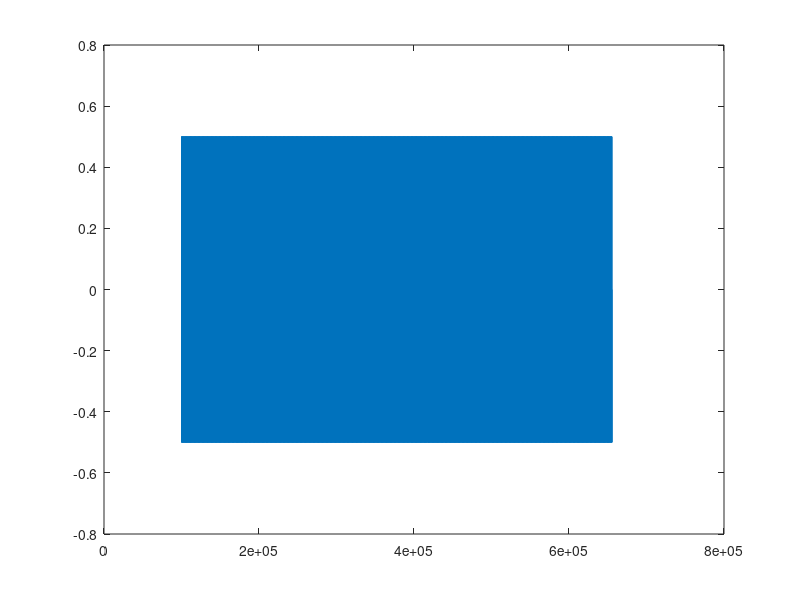
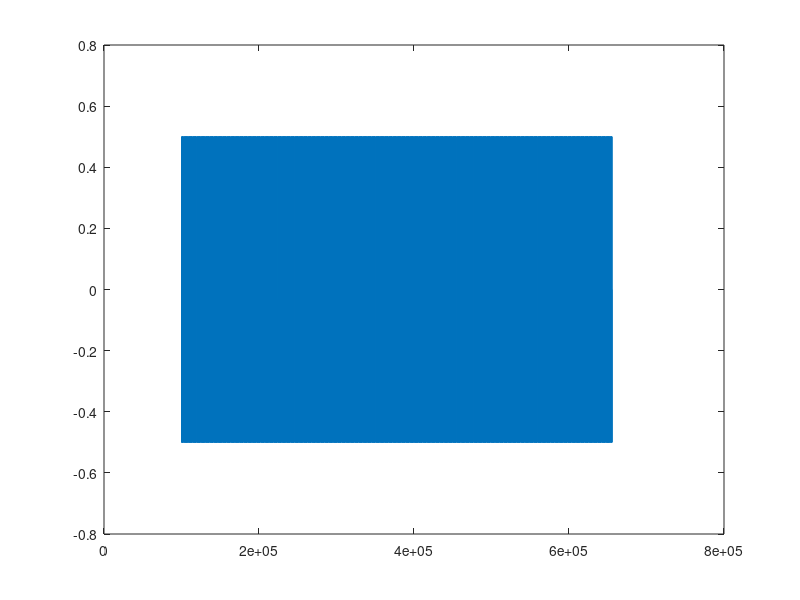
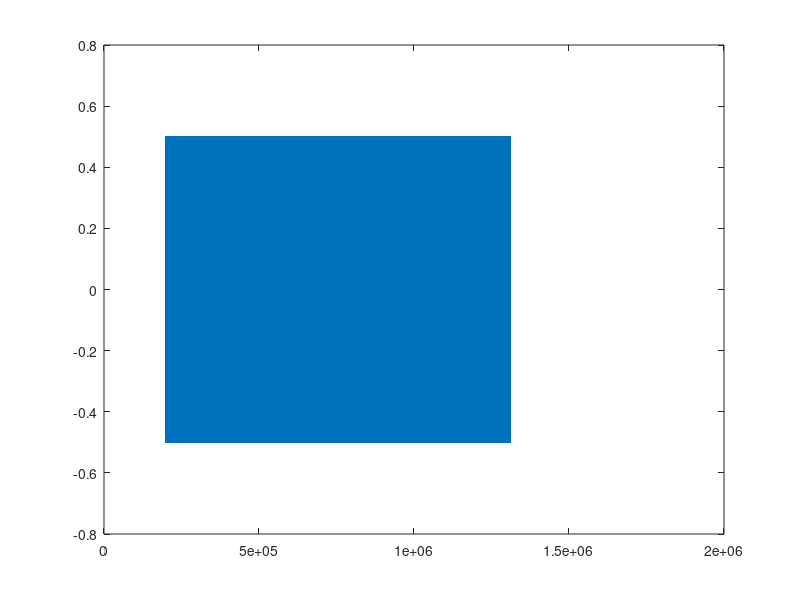

Recreate these plots in MATLAB, in order.
string = 'hello world';
for i=1:100
   string = strcat(string, 'hello world'); 
end
bytes = uint8(string);
bits = zeros(length(bytes)*8,1);
for i = 1:length(bytes)
    bits(8*(i-1)+1:8*(i-1)+8) = de2bi(bytes(i),8,'left-msb'); 
end

addChkdBits = zeros((length(bits)/8)*10,1);
for i = 1:8:length(bits)
    addChkdBits(10*(i-1)/8+1:10*(i-1)/8+2) = [1 0];
    addChkdBits(10*(i-1)/8+3:10*(i-1)/8+10) = bits(i:i+7);
end

reals = addChkdBits(1:2:end);
imags = addChkdBits(2:2:end);

amplitude = 0.5;
encoded2 = ((reals*2-1) * amplitude) + ((imags*2-1) * amplitude * j);

pulse = ones(100, 1);
upSampled = upsample(encoded2, length(pulse));
pulsed = conv(upSampled,pulse);
pulsed = pulsed(1:length(encoded2)*length(pulse));
disp('# of Samples');
disp(length(pulsed));
padded = [zeros(1e5,1); pulsed; zeros(1e5,1)];
file = fopen('sent.dat', 'w');
realSignal = real(padded);
imagSignal = imag(padded);
datFormat = zeros(2*length(padded),1);
datFormat(1:2:end) = realSignal;
datFormat(2:2:end) = imagSignal;
plot(realSignal);
figure
plot(imagSignal);
figure
plot(datFormat);
fwrite(file, datFormat, 'float32');
fclose(file);